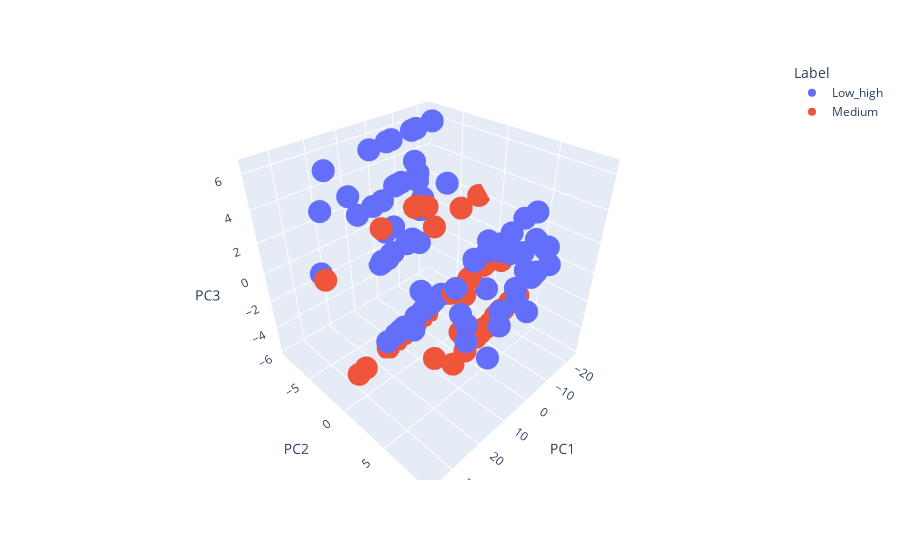

Notebook cell for this chart:
### Code cell
plot_PCA_3D(pc_df, pca)

### Figure 1 — Plotly figure (JSON) as saved in the notebook; plotly's stock layout.template omitted (floating-point values rounded to 4 significant figures; data arrays with more than 128 entries replaced by an {"elided": "..."} marker saying what was removed)
{"data": [{"hovertemplate": "Label=Low_high<br>PC1=%{x}<br>PC2=%{y}<br>PC3=%{z}<extra></extra>", "legendgroup": "Low_high", "marker": {"color": "#636efa", "symbol": "circle"}, "mode": "markers", "name": "Low_high", "scene": "scene", "showlegend": true, "type": "scatter3d", "x": {"elided": "668 float values"}, "y": {"elided": "668 float values"}, "z": {"elided": "668 float values"}}, {"hovertemplate": "Label=Medium<br>PC1=%{x}<br>PC2=%{y}<br>PC3=%{z}<extra></extra>", "legendgroup": "Medium", "marker": {"color": "#EF553B", "symbol": "circle"}, "mode": "markers", "name": "Medium", "scene": "scene", "showlegend": true, "type": "scatter3d", "x": {"elided": "332 float values"}, "y": {"elided": "332 float values"}, "z": {"elided": "332 float values"}}], "layout": {"legend": {"title": {"text": "Label"}, "tracegroupgap": 0}, "margin": {"t": 60}, "scene": {"domain": {"x": [0, 1], "y": [0, 1]}, "xaxis": {"title": {"text": "PC1"}}, "yaxis": {"title": {"text": "PC2"}}, "zaxis": {"title": {"text": "PC3"}}}, "showlegend": true}}
